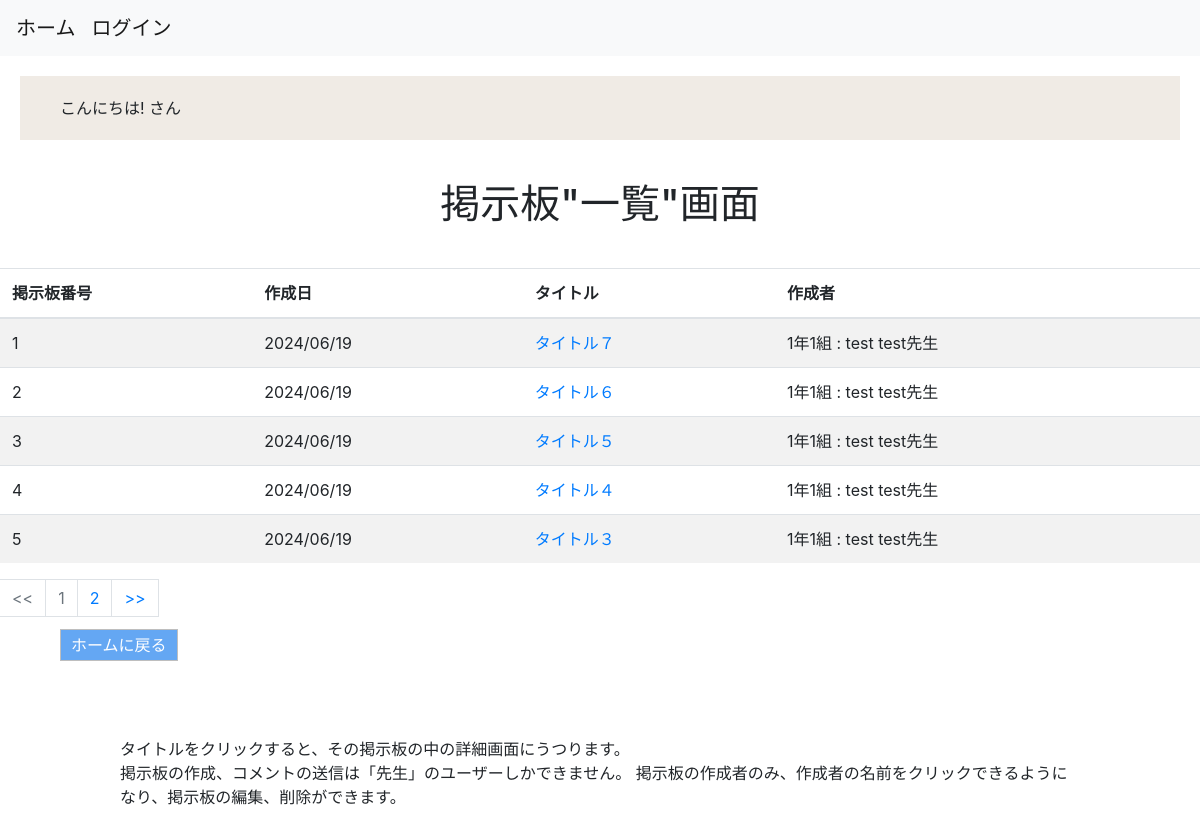
Page /boards/list_themes on the earlier database version.
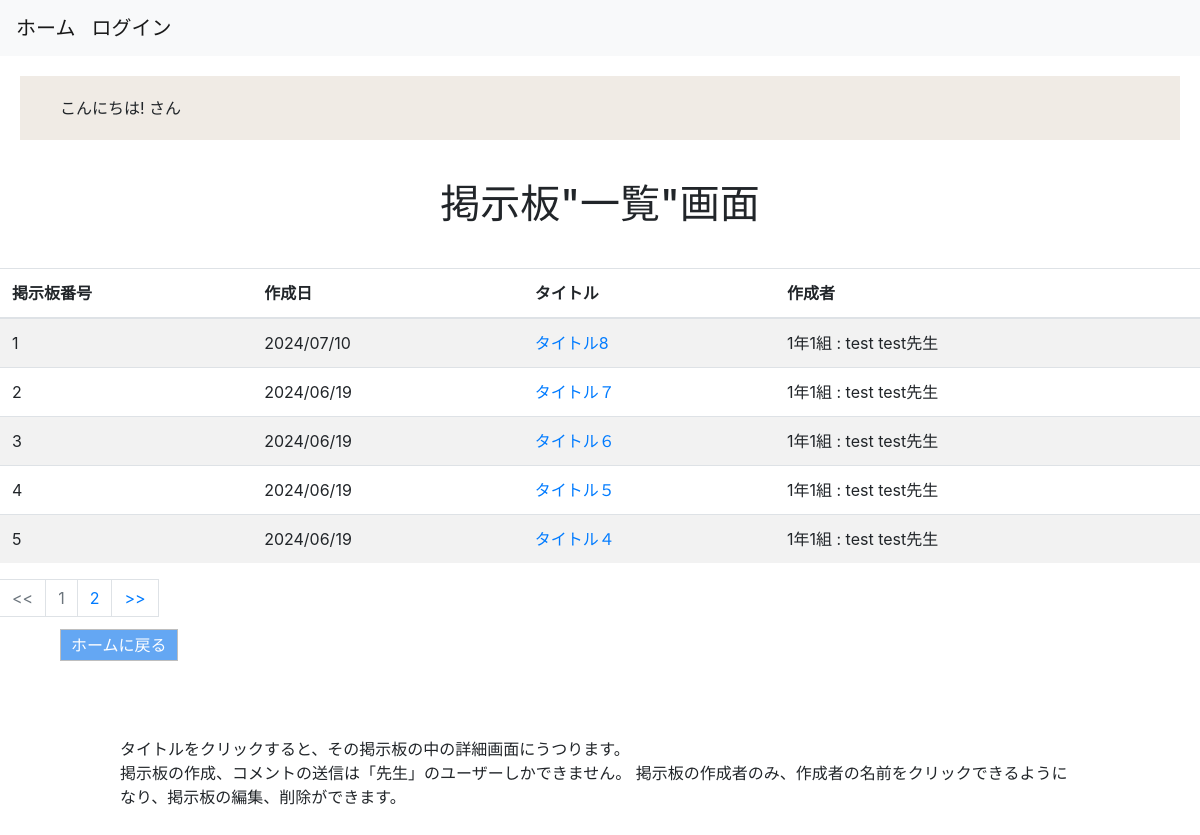
Same page on the later database version.
### boards/models.py (models this page shows)
class Themes(models.Model):
    title = models.CharField(max_length=255)
    created_at = models.DateTimeField(auto_now_add=True)
    updated_at = models.DateTimeField(auto_now=True)
    user = models.ForeignKey(
        'accounts.Users', on_delete=models.CASCADE
    )
    objects = ThemesManager()
    class Meta:
        db_table = 'themes'

### accounts/models.py (models this page shows)
class Users(AbstractBaseUser, PermissionsMixin):
    school_id = models.IntegerField(unique=True) #ユーザーid
    class_id = models.IntegerField(blank=True, null=True) #出席番号、教師は出席番号をもたないため、必須にはしない。
    first_name = models.CharField(max_length=150) #姓
    last_name = models.CharField(max_length=150) #名
    first_name_phonetic = models.CharField(max_length=150) #姓ふりがな
    last_name_phonetic = models.CharField(max_length=150) #名ふりがな
    birthday = models.DateField() #誕生日
    school_grade = models.PositiveIntegerField(blank=True, null=True) #学年
    school_class = models.PositiveIntegerField(blank=True, null=True) #組
    email = models.EmailField(max_length=150, blank=True, null=True) #学生はメアド持ってない場合があることを想定して必須項目にしない。
    club = models.CharField(max_length=150, blank=True, null=True) #帰宅部想定でnull=True
    is_active = models.BooleanField(default=True) #認証登録は今回は省くためdefault=True
    is_staff = models.BooleanField(default=False)
    created_at = models.DateTimeField(auto_now_add=True) #登録日時
    updated_at = models.DateTimeField(auto_now=True) #更新日時
    GENDER_CHOICES = (
        ('man', 'Man'),
        ('woman', 'Woman'),
    )
    STATUS_CHOICES = (
        ('teacher', 'Teacher'),
        ('student', 'Student'),
    )
    gender = models.CharField(max_length=50, choices=GENDER_CHOICES) #性別
    status = models.CharField(max_length=50, choices=STATUS_CHOICES) #立場
    USERNAME_FIELD = 'school_id'
    REQUIRED_FIELDS = ['first_name', 'last_name','status','birthday']
    objects = UserManager()
    class Meta:
        db_table = 'users'
    def __str__(self):
        return f'{self.school_grade}年{self.school_class}組 : {self.first_name} {self.last_name}'

### boards/views.py (the view)
# urls.py: path('list_themes', views.list_themes, name='list_themes'),
def list_themes(request):
    themes_list = Themes.objects.fetch_all_themes().order_by('-id')
    p = Paginator(themes_list, 5) #5つで1ページ
    page = request.GET.get('page') #リクエストページ
    pages = p.get_page(page)
    return render(
        request, 'boards/list_themes.html', context={
            'pages': pages
        }
    )

### boards/models.py (called while the page is built)
    def fetch_all_themes(self):
        return self.order_by('id').all()

### templates/boards/list_themes.html (shortened to what this page needs)
{% extends "base.html" %}
{% block content %}
<h1>掲示板"一覧"画面</h1>
<table class="table table-striped table-hover">
    <thead>
        <tr>
            <th>掲示板番号</th>
            <th>作成日</th>
            <th>タイトル</th>
            <th>作成者</th>
        </tr>
    </thead>
    <tbody>
    {% for theme in pages %}
        <tr>
            <td>{{ forloop.counter }}</td>
            <td>{{ theme.created_at|date:"Y/m/d" }}</td>
            <td><a href="{% url 'boards:post_comments' theme_id=theme.id%}">{{ theme.title }}</a></td>
            {% if theme.user.id == user.id %}
                <td><a href="{% url 'boards:edit_theme' id=theme.id %}">{{ theme.user }}先生</a></td>
            {% else %}
                <td>{{ theme.user }}先生</td>
            {% endif %}
        </tr>
    {% endfor %}
    </tbody>
</table>
{% if pages.has_other_pages %}
    <nav aria-label="Page navigation example">
        <ul class="pagination">
            {% if pages.has_previous %}
                <li><a class="page-link text-primary d-inline-block" href="?page={{ pages.previous_page_number }}"><<</a></li>
            {% else %}
                <li class="disabled"><a id="link" class="page-link text-secondary d-inline-block disabled" href="#"><<</a></li>
            {% endif %}
            {% for page_num in pages.paginator.page_range %}
                {% if page_num %}
                    {% if page_num == pages.number %}
                        <li class="disabled"><a id="link" class="page-link text-secondary d-inline-block disabled" href="#">{{ page_num }}</a></li>
                    {% else %}
                        <li><a class="page-link text-primary d-inline-block" href="?page={{ page_num }}">{{ page_num }}</a></li>
                    {% endif %}
                {% else %}
                    <li class="disabled"><a class="page-link text-secondary d-inline-block text-muted" href="#">・・・</a></li>
                {% endif %}
            {% endfor %}
            {% if pages.has_next %}
                <li><a class="page-link text-primary d-inline-block" href="?page={{ pages.next_page_number }}">>></a></li>
            {% else %}
                <li class="disabled"><a id="link" class="page-link text-secondary d-inline-block disabled" href="#">>></a></li>
            {% endif %}
        </ul>
    </nav>
{% endif %}
<a class="return-button" href="{% url 'accounts:home' %}">ホームに戻る</a>
<div><p>タイトルをクリックすると、その掲示板の中の詳細画面にうつります。<br>
掲示板の作成、コメントの送信は「先生」のユーザーしかできません。
掲示板の作成者のみ、作成者の名前をクリックできるようになり、掲示板の編集、削除ができます。</p></div>
{% endblock %}

### templates/base.html (shortened to what this page needs)
<!DOCTYPE html>
{% load static %}
<html lang="ja">
    <head>
        <link rel="stylesheet" href="https://cdn.jsdelivr.net/npm/bootstrap@4.3.1/dist/css/bootstrap.min.css">
        <link rel="stylesheet" href="{% static 'css/style.css' %}">
    </head>
    <body>
    <nav class="navbar navbar-expand-lg navbar-light bg-light">
        <a class="navbar-brand" href="{% url 'accounts:home' %}">ホーム</a>
            {% if user.is_authenticated %}
                <a class="navbar-brand" href="{% url 'accounts:logout' %}">ログアウト</a>
                <a class="navbar-brand" href="{% url 'accounts:edit' %}">ユーザ情報更新</a>
                <a class="navbar-brand" href="{% url 'boards:list_themes' %}">掲示板一覧</a>
                <a class="navbar-brand" href="{% url 'boards:search_themes' %}">掲示板検索</a>
            {% else %}
                <a class="navbar-brand" href="{% url 'accounts:login' %}">ログイン</a>
            {% endif %}
    </nav>
    {% if user.status == "teacher" %}
        <div id="username">こんにちは! {{user.first_name}} 先生</div>
    {% else %}
        <div id="username">こんにちは! {{user.first_name}} さん</div>
    {% endif %}
    {% block content %}{% endblock %}
    </body>
</html>

### static/css/style.css (style rules this page uses)
#username { background-color: #dfd4c877; }
div, p, h1, h3 { margin:20px 20px; padding:20px 40px; }
h1, .message { text-align: center; }
.return-button { padding: 5px 10px; margin: 20px 60px; border: 1px solid rgb(190, 190, 190); background: rgb(100, 167, 243); color: white; }

Differences in the rows shown:
no longer on this page (row unchanged): Themes: created_at "2024/06/19", title "タイトル３", user "1年1組 : test test"
added Themes: created_at "2024/07/10", title "タイトル8", user "1年1組 : test test"
